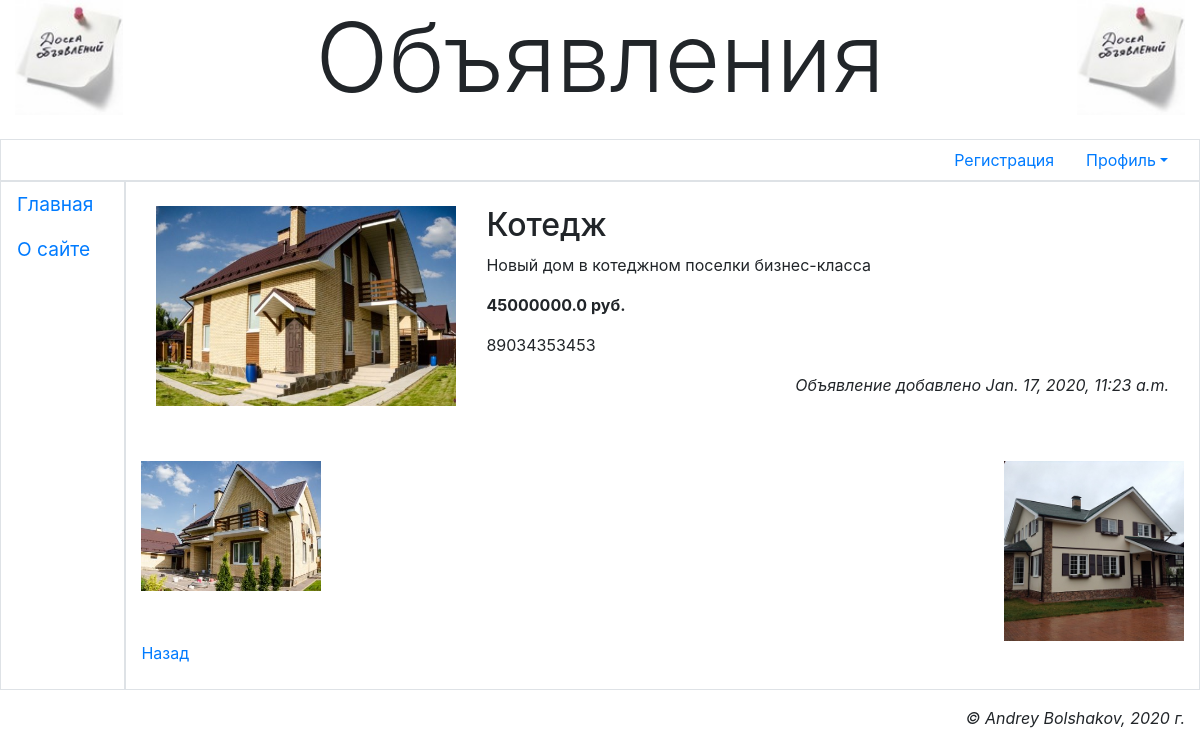
The page /accounts/profile/1/ (signed in) on the database as committed earlier.
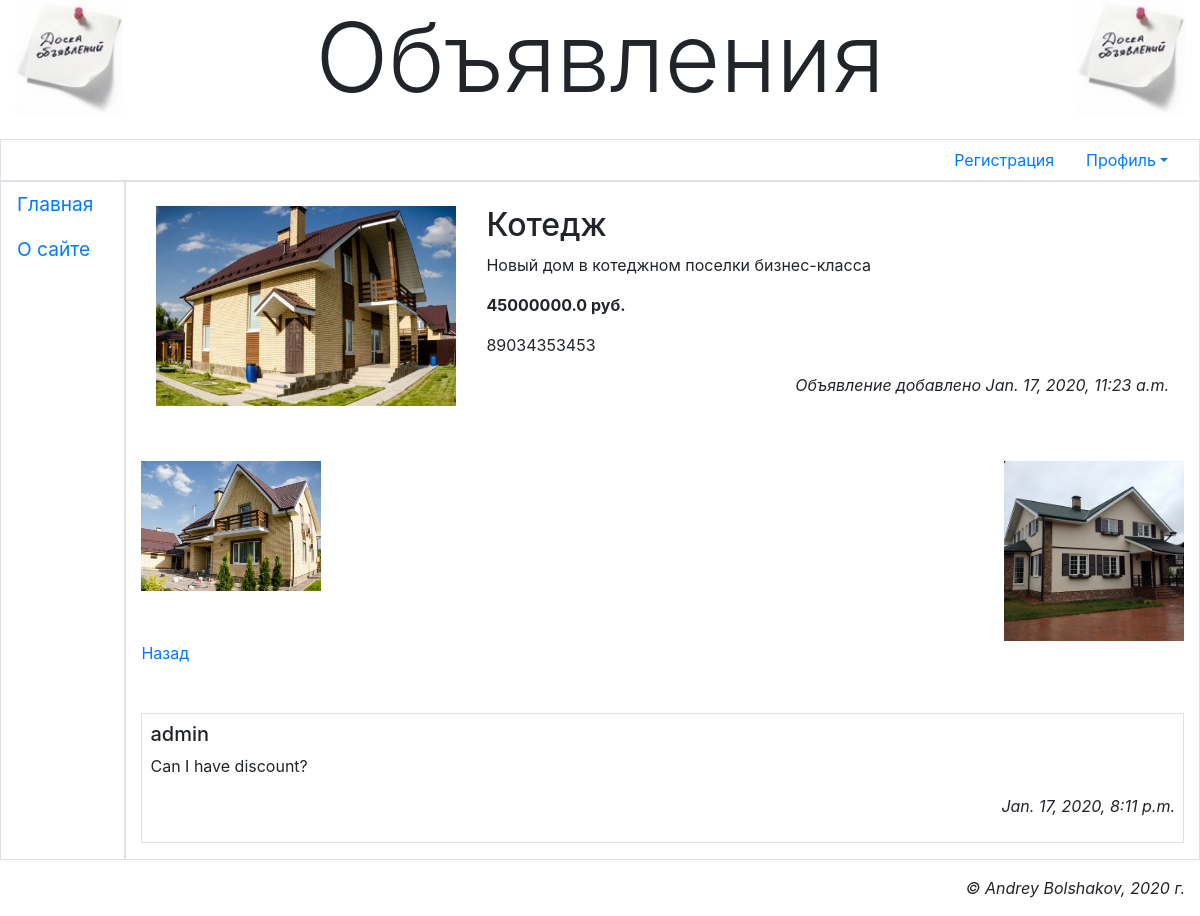
The same page on the database as committed later.
### main/models.py (models this page shows, shortened)
class Bb(models.Model):
    rubric = models.ForeignKey(SubRubric, on_delete=models.PROTECT, verbose_name='Рубрика')
    title = models.CharField(max_length=40, verbose_name='Товар')
    content = models.TextField(verbose_name='Описание')
    price = models.FloatField(default=0, verbose_name='Цена')
    contacts = models.TextField(verbose_name='Контакты')
    image = models.ImageField(blank=True, upload_to=get_timestamp_path, verbose_name='Изображение')
    author = models.ForeignKey(AdvUser, on_delete=models.CASCADE, verbose_name='Автор объявления')
    is_active = models.BooleanField(default=True, db_index=True, verbose_name='Выводить в списке?')
    created_at = models.DateTimeField(auto_now_add=True, db_index=True, verbose_name='Опубликовано')
    class Meta:
        verbose_name_plural = 'Объявления'
        verbose_name = 'Объявление'
        ordering = ['-created_at']

class AdditionalImage(models.Model):
    bb = models.ForeignKey(Bb, on_delete=models.CASCADE, verbose_name='Объявление')
    image = models.ImageField(upload_to=get_timestamp_path, verbose_name='Изображение')
    class Meta:
        verbose_name_plural = 'Дополнительные иллюстрации'
        verbose_name = 'Дополнительная иллюстрация'

class Comment(models.Model):
    bb = models.ForeignKey(Bb, on_delete=models.CASCADE, verbose_name='Объявление')
    author = models.CharField(max_length=30, verbose_name='Автор')
    content = models.TextField(verbose_name='Содержание')
    is_active = models.BooleanField(default=True, db_index=True, verbose_name='Выводить на экран?')
    created_at = models.DateTimeField(auto_now_add=True, db_index=True, verbose_name='Опубликован')
    class Meta:
        verbose_name_plural = 'Комментарии'
        verbose_name = 'Комментарий'
        ordering = ['created_at']

### main/views.py (the view)
# urls.py: path('accounts/profile/<int:pk>/', profile_bb_detail, name='profile_bb_detail'),
@login_required
def profile_bb_detail(request, pk):
    bb = get_object_or_404(Bb, pk=pk)
    ais = bb.additionalimage_set.all()
    comments = Comment.objects.filter(bb=pk, is_active=True)
    context = {'bb': bb, 'ais': ais, 'comments': comments}
    return render(request, 'main/profile_bb_detail.html', context)

### main/templates/main/profile_bb_detail.html (shortened to what this page needs)
{% extends "layout/basic.html" %}
{% block content %}
<div class="container-fluid mt-3">
    <div class="row">
        {% if bb.image %}
        <div class="col-md-auto"><img src="{{ bb.image.url }}" class="main-image"></div>
        {% endif %}
        <div class="col">
            <h2>{{ bb.title }}</h2>
            <p>{{ bb.content }}</p>
            <p class="font-weight-bold">{{ bb.price }} руб.</p>
            <p>{{ bb.contacts }}</p>
            <p class="text-right font-italic">Объявление добавлено {{ bb.created_at }}</p>
        </div>
    </div>
</div>
{% if ais %}
<div class="d-flex justify-content-between flex-wrap mt-5">
    {% for ai in ais %}
    <div>
        <img class="additional-image" src="{{ ai.image.url }}">
    </div>
    {% endfor %}
</div>
{% endif %}
<p><a href="{% url 'main:profile' %}">Назад</a></p>
{% if comments %}
<div class="mt-5">
    {% for comment in comments %}
    <div class="my-2 p-2 border">
        <h5>{{ comment.author }}</h5>
        <p>{{ comment.content }}</p>
        <p class="text-right font-italic">{{ comment.created_at }}</p>
    </div>
    {% endfor %}
</div>
{% endif %}
{% endblock %}

### main/templates/layout/basic.html (shortened to what this page needs)
{% load bootstrap4 %}
{% load static %}
<!DOCTYPE html>
<html>
    <head>
        {% bootstrap_css %}
        <link rel="stylesheet" type="text/css" href="{% static 'main/style.css' %}">
    </head>
    <body class="container-fluid">
        <header class="mb-4">
            <h1 class="display-1 text-center">Объявления</h1>
        </header>
        <div class="row">
            <ul class="col nav justify-content-end border">
                <li class="nav-item"><a class="nav-link" href="{% url 'main:register' %}">
                Регистрация</a></li>
                {% if user.is_authenticated %}
                <li class="nav-item dropdown">
                    <a class="nav-link dropdown-toggle" data-toggle="dropdown"
                    href="#" role="button" aria-haspopup="true"
                    aria-expanded="false">Профиль</a>
                </li>
                {% else %}
                <li class="nav-item"><a class="nav-link" href="{% url 'main:login' %}">Вход</a></li>
                {% endif %}
            </ul>
        </div>
        <div class="row">
            <nav class="col-md-auto nav flex-column border">
                <a class="nav-link root" href="{% url 'main:index' %}">Главная</a>
                <a class="nav-link root" href="{% url 'main:other' page='about' %}">О сайте</a>
            </nav>
            <section class="col border py-2">
                {% block content %}
                {% endblock %}
            </section>
        </div>
        <footer class="mt-3">
            <p class="text-right font-italic">&copy; Andrey Bolshakov, 2020 г.</p>
        </footer>
    </body>
</html>

### main/static/main/style.css (style rules this page uses)
header h1 { background: url("bg.jpg") left / auto 100% no-repeat, url("bg.jpg") right / auto 100% no-repeat; }
.root { font-size: larger; }
img.main-image { width: 300px; }
img.additional-image { width: 180px; }

Rows that differ between the two databases and show on the page:
added Comment: author "admin", content "Can I have discount?", created_at "Jan. 17, 2020, 8:11 p.m."
